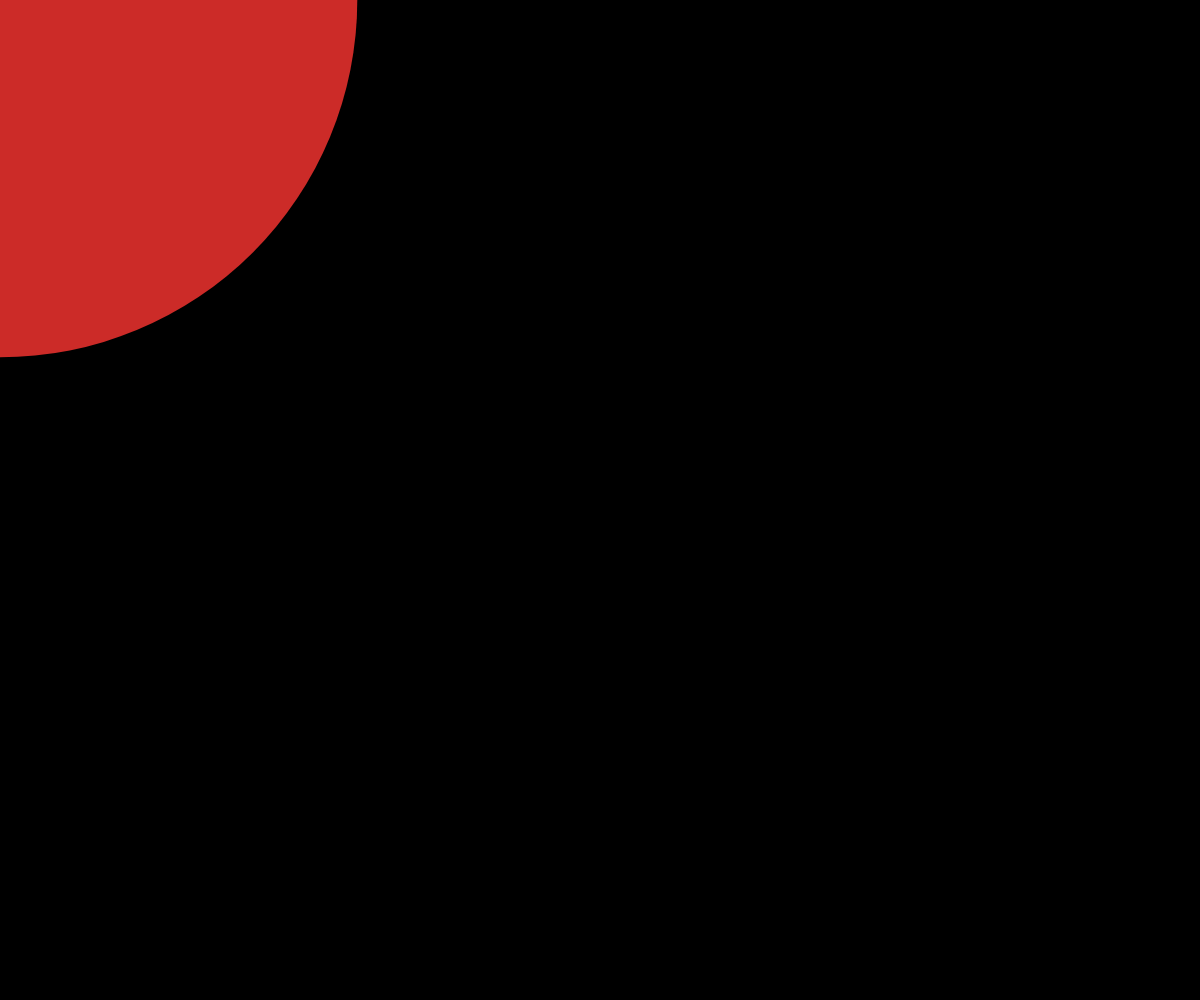
Frame 1 (no input)
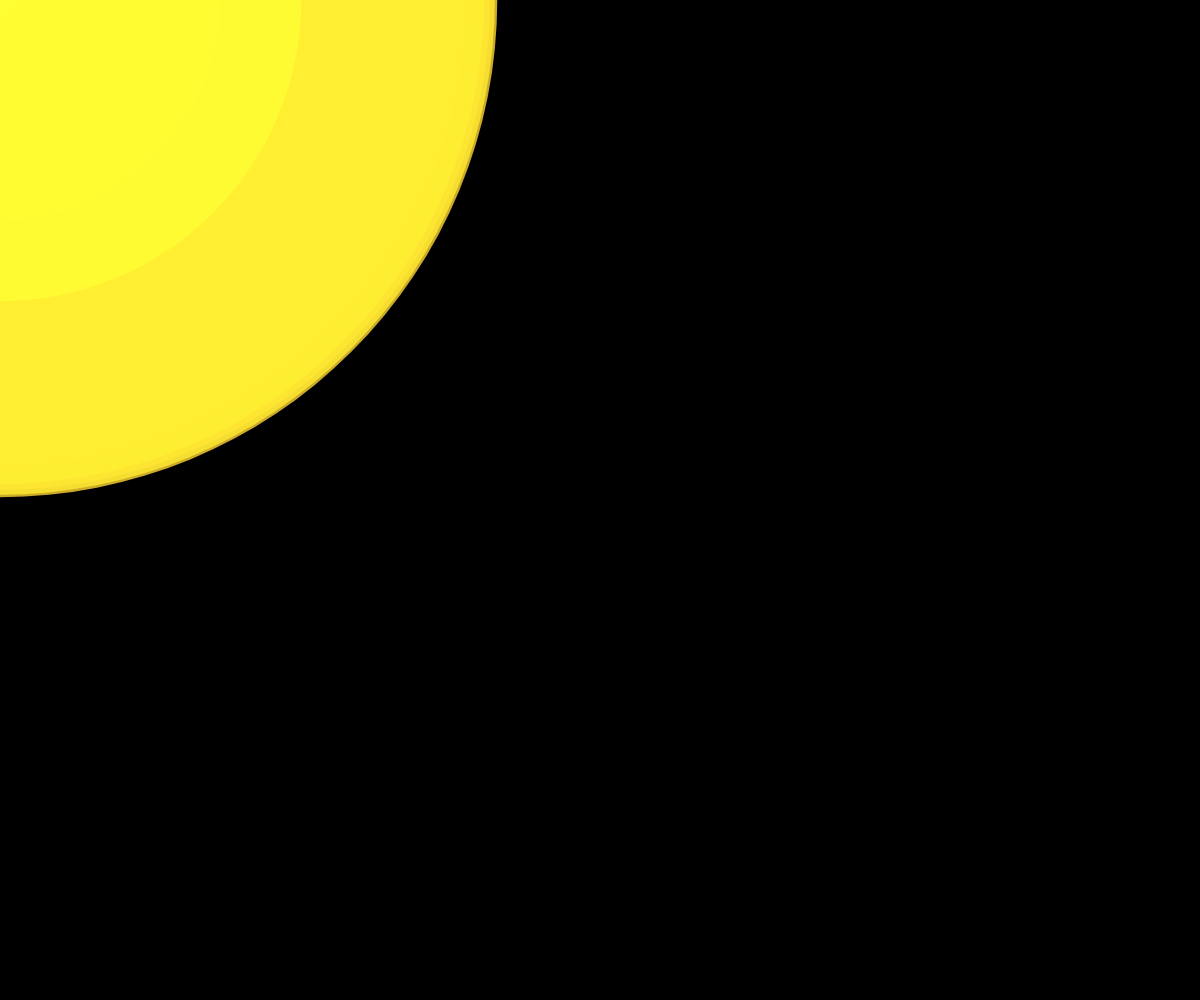
Frame 60 (no input)
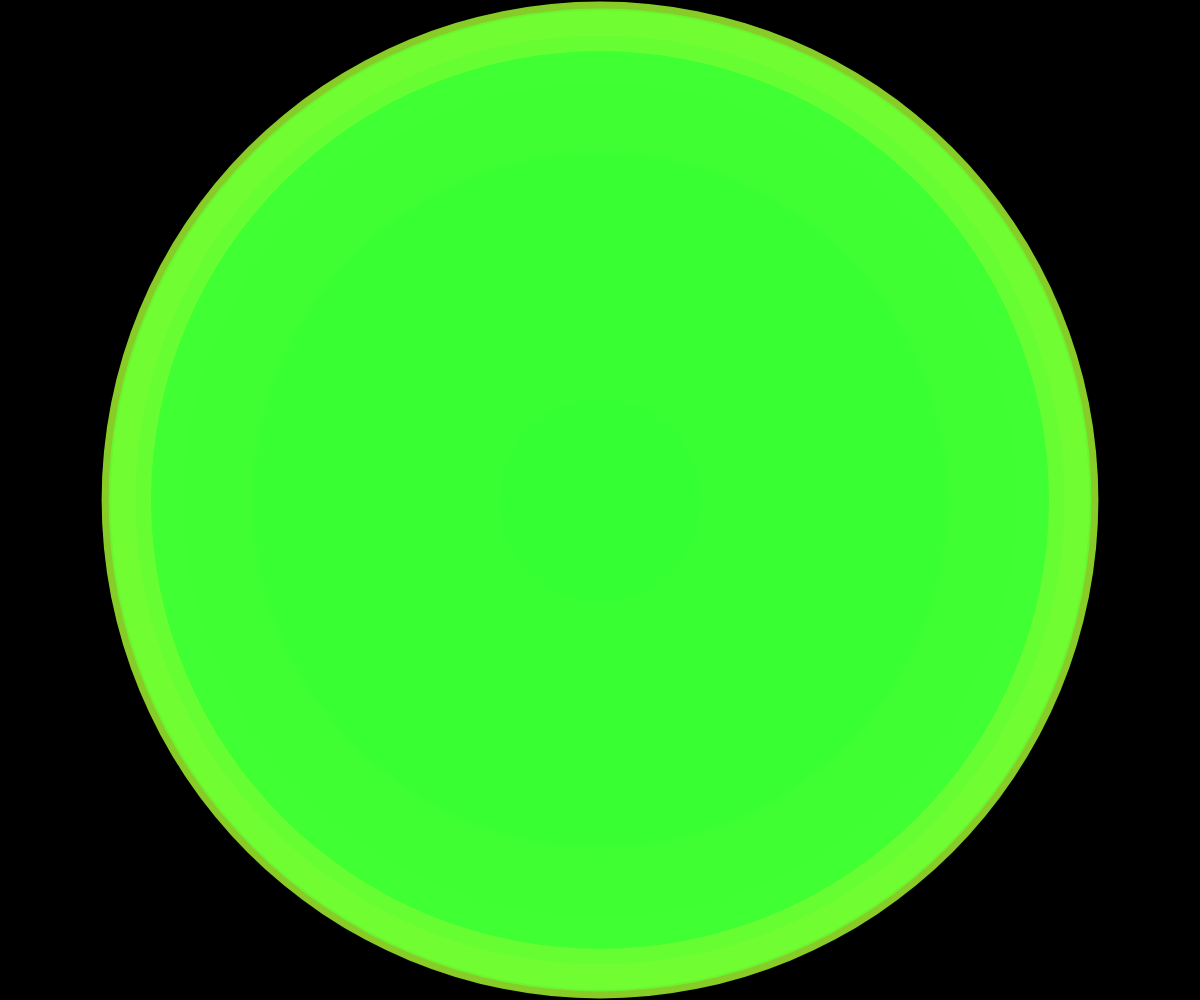
Frame 120 (the mouse pressed at the canvas centre since frame 60)

The p5.js sketch that drew these frames (run headless with seeded random() and noise() and a simulated clock; from frame 60 on, the mouse is pressed at the canvas centre):

// p5.js sketch
// ── sketch.js
function setup() {
    createCanvas(windowWidth, windowHeight);
    colorMode(HSB, 360, 100, 100, 100);
    background(0);
}

function draw() {
    // fill(0, 0, 0, 10);
    // rect(0, 0, width, height);
    noStroke();

    let hue = frameCount % 360;
    let velikost = random(1, 1000);
    fill(hue, 80, 100, 80);
    ellipse(mouseX, mouseY, velikost);
}

function mousePressed() {
    background(0);
}
